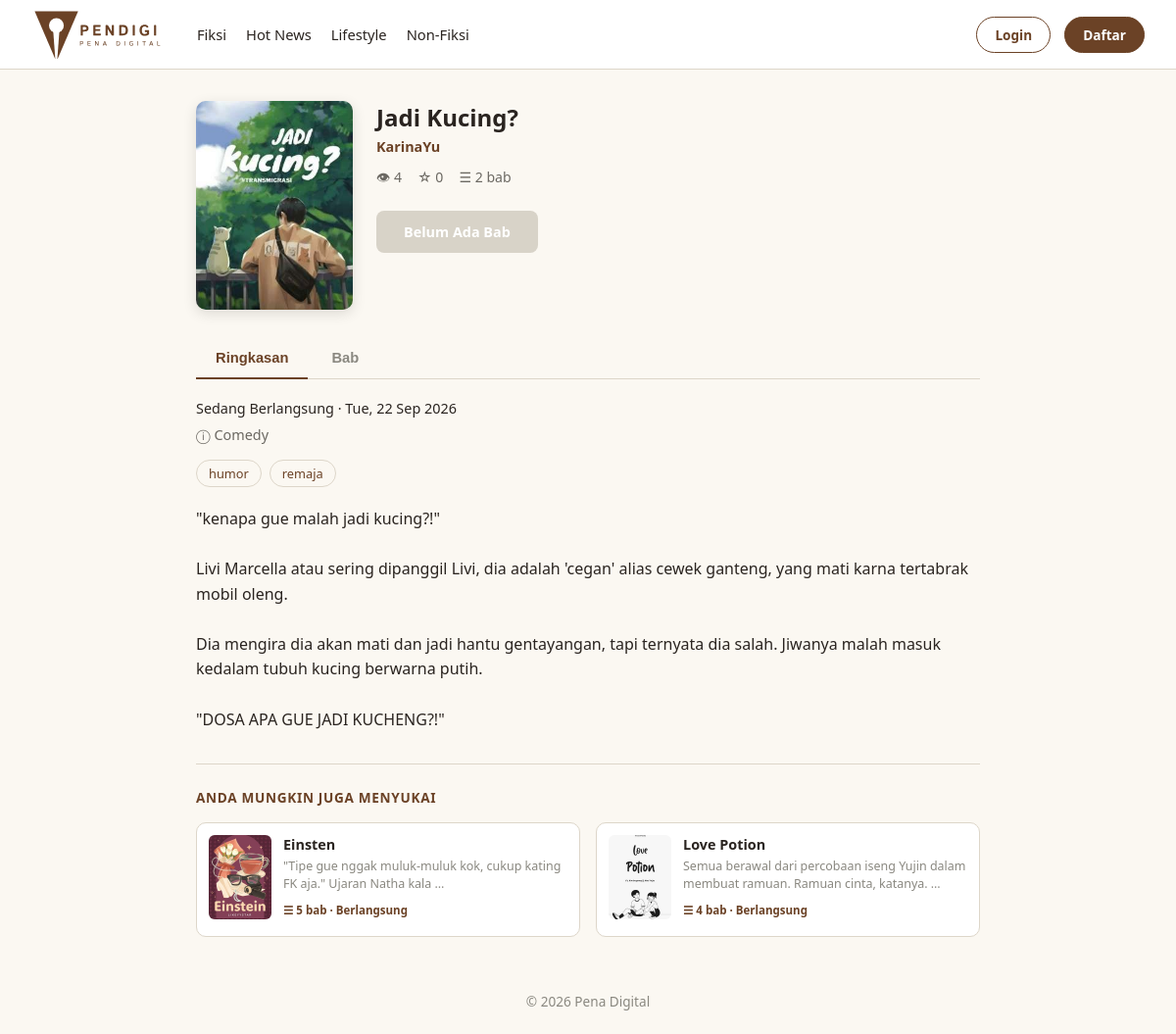
Page /fiksi/3/ on the committed database.
### articles/models.py (models this page shows, shortened)
class Categories(models.Model):
    name = models.CharField(max_length=50, unique=True)
    class Meta:
        verbose_name_plural = "Categories"

### fiction/models.py (models this page shows, shortened)
class Stories(models.Model):
    author = models.ForeignKey(
        Users, on_delete=models.CASCADE,
        limit_choices_to={'status_kontributor': StatusKontributor.APPROVED},
        related_name='stories'
    )
    title = models.CharField(max_length=150)
    cover = models.ImageField(upload_to='stories/covers/', null=True, blank=True)
    description = models.TextField()
    genre = models.CharField(max_length=20, choices=GenreFiksi.choices)
    tags = models.CharField(max_length=200, blank=True, help_text="Pisahkan tag dengan spasi")
    target_pembaca = models.CharField(max_length=20, choices=TargetPembaca.choices, default=TargetPembaca.UMUM)
    status = models.CharField(max_length=20, choices=StatusStory.choices, default=StatusStory.PENDING)
    is_completed = models.BooleanField(default=False)
    views_count = models.PositiveIntegerField(default=0)
    created_at = models.DateTimeField(auto_now_add=True)
    published_at = models.DateTimeField(null=True, blank=True)
    class Meta:
        ordering = ['-created_at']
        verbose_name_plural = "Stories"
    def total_chapters(self):
        return self.chapters.count()
    def total_favorites(self):
        return self.favorited_by.count()
    def tag_list(self):
        return self.tags.split() if self.tags else []
    def get_similar_stories(self, limit=4):
        current_tags = set(self.tag_list())
        others = Stories.objects.filter(status=StatusStory.APPROVED).exclude(pk=self.pk)
        scored = []
        for other in others:
            other_tags = set(other.tag_list())
            shared_tags = len(current_tags & other_tags)
            same_genre = 1 if other.genre == self.genre else 0
            if shared_tags == 0 and not same_genre:
                continue
            scored.append((shared_tags, same_genre, other.views_count, other))
        scored.sort(key=lambda x: (x[0], x[1], x[2]), reverse=True)
        return [item[3] for item in scored[:limit]]

### accounts/models.py (models this page shows, shortened)
class Users(AbstractUser):
    role = models.CharField(
        max_length=20,
        choices=Role.choices,
        default=Role.PEMBACA
    )
    status_kontributor = models.CharField(
        max_length=20,
        choices=StatusKontributor.choices,
        default=StatusKontributor.NONE
    )
    profile_picture = models.ImageField(upload_to='profile_pictures/', null=True, blank=True)
    bio = models.CharField(max_length=150, blank=True)

### fiction/views.py (the view)
# urls.py: path('<int:pk>/', views.story_detail, name='story_detail'),
def story_detail(request, pk):
    story = get_object_or_404(Stories, pk=pk, status=StatusStory.APPROVED)
    Stories.objects.filter(pk=pk).update(views_count=F('views_count') + 1)
    story.refresh_from_db(fields=['views_count'])
    chapters = story.chapters.filter(
        status=StatusChapter.APPROVED
    ).order_by('chapter_number')
    similar_stories = story.get_similar_stories()
    is_favorited = False
    if request.user.is_authenticated:
        is_favorited = FavoriteStories.objects.filter(user=request.user, story=story).exists()
    return render(request, 'fiction/story_detail.html', {
        'story': story,
        'chapters': chapters,
        'is_favorited': is_favorited,
        'similar_stories': similar_stories,
    })

### articles/context_processor.py (called while the page is built)
def navbar_categories(request):
    return {
        'navbar_categories': Categories.objects.all().order_by('name')
    }

### fiction/context_processors.py (called while the page is built)
def fiction_navigation(request):
    all_tags_raw = (
        Stories.objects
        .filter(status=StatusStory.APPROVED)
        .exclude(tags='')
        .values_list('tags', flat=True)
    )
    unique_tags = set()
    for tag_string in all_tags_raw:
        for tag in tag_string.split():
            tag = tag.strip().lower()
            if tag:
                unique_tags.add(tag)
    return {
        'fiction_tags': sorted(unique_tags),
    }

### fiction/templates/fiction/story_detail.html (shortened to what this page needs)
{% extends 'fiction/fiction_base.html' %}
{% load static %}
{% block extra_css %}
<link rel="stylesheet" href="{% static 'css/table.css' %}">
<link rel="stylesheet" href="{% static 'css/story-detail.css' %}">
{% endblock %}
{% block fiction_content %}
<div class="story-hero">
    <div class="story-hero-cover">
        {% if story.cover %}
        <img src="{{ story.cover.url }}" alt="{{ story.title }}">
        {% else %}
        <div class="table-thumb-placeholder story-hero-placeholder">📖</div>
        {% endif %}
    </div>
    <div class="story-hero-info">
        <h1>{{ story.title }}</h1>
        <p class="story-hero-author">{{ story.author.username }}</p>
        <div class="story-hero-stats">
            <span>👁 {{ story.views_count }}</span>
            <span>☆ {{ story.total_favorites }}</span>
            <span>☰ {{ story.total_chapters }} bab</span>
        </div>
        <div class="story-hero-actions">
            {% if chapters.first %}
            <a href="{% url 'fiction:read_chapter' story.pk chapters.first.chapter_number %}"
                class="btn-primary story-read-btn">Mulai Membaca</a>
            {% else %}
            <span class="btn-primary story-read-btn story-read-disabled">Belum Ada Bab</span>
            {% endif %}
        </div>
    </div>
</div>
<div class="story-tabs">
    <button class="story-tab-btn active" data-tab="ringkasan">Ringkasan</button>
    <button class="story-tab-btn" data-tab="bab">Bab</button>
</div>
<div class="story-tab-content active" id="tab-ringkasan">
    <div class="story-info-line">
        <span>{% if story.is_completed %}Lengkap{% else %}Sedang Berlangsung{% endif %}</span> &middot;
        <span>{{ story.published_at|date:"D, d M Y" }}</span>
    </div>
    <div class="story-info-line story-info-genre">
        ⓘ {{ story.get_genre_display }}
    </div>
    {% if story.tag_list %}
    <div class="story-tags">
        {% for tag in story.tag_list %}
        <a href="{% url 'fiction:tag_stories' tag %}" class="tag-chip-link">{{ tag }}</a>
        {% endfor %}
    </div>
    {% endif %}
    <div class="story-description" id="storyDescription">
        <p id="descText" class="desc-collapsed">{{ story.description|linebreaksbr }}</p>
    </div>
    {% if similar_stories %}
    <div class="similar-stories-section">
        <h3 class="similar-title">Anda Mungkin Juga Menyukai</h3>
        <div class="similar-grid">
            {% for similar in similar_stories %}
            <a href="{% url 'fiction:story_detail' similar.pk %}" class="similar-card">
                <div class="similar-cover">
                    {% if similar.cover %}
                    <img src="{{ similar.cover.url }}" alt="{{ similar.title }}">
                    {% else %}
                    <div class="similar-cover-placeholder">📖</div>
                    {% endif %}
                </div>
                <div class="similar-info">
                    <strong>{{ similar.title }}</strong>
                    <p>{{ similar.description|truncatewords:12 }}</p>
                    <span class="similar-meta">☰ {{ similar.total_chapters }} bab &middot;
                        {% if similar.is_completed%}Lengkap{% else %}Berlangsung{% endif %}</span>
                </div>
            </a>
            {% endfor %}
        </div>
    </div>
    {% endif %}
</div>
{% endblock %}

### templates/app_base.html (shortened to what this page needs)
{% extends 'base.html' %}
{% load static %}
{% block body %}
<header class="navbar">
    <a
        href="{% url 'articles:article_list' %}"
        class="brand"
    >
        <img
            src="{% static 'images/pendigi-logo-tulisan.svg' %}"
            alt="Pena Digital"
            class="logo"
        >
    </a>
    <div
        class="navbar-collapse"
        id="navbarCollapse"
    >
        <nav class="nav-links">
            {% for cat in navbar_categories %}
                {% if cat.name|lower == 'fiksi' %}
                    <a href="{% url 'fiction:story_list' %}">
                        {{ cat.name }}
                    </a>
                {% else %}
                    <a
                        href="{% url 'articles:article_list' %}?kategori={{ cat.name|urlencode }}"
                    >
                        {{ cat.name }}
                    </a>
                {% endif %}
            {% endfor %}
        </nav>
        <div class="navbar-actions">
            {% if user.is_authenticated %}
                {% if user.status_kontributor == 'approved' and user.role != 'admin' %}
                    <div class="navbar-dropdown create-dropdown">
                        <button
                            type="button"
                            class="navbar-icon-button"
                            aria-label="Buat konten"
                            aria-expanded="false"
                        >
                            <span class="plus-icon">+</span>
                        </button>
                        <div class="navbar-dropdown-menu create-menu">
                            <div class="navbar-dropdown-title">
                                Buat Konten
                            </div>
                            <a href="{% url 'articles:upload_article' %}">
                                Artikel
                            </a>
                            <a href="{% url 'fiction:create_story' %}">
                                Fiksi
                            </a>
                        </div>
                    </div>
                {% endif %}
                <div class="navbar-dropdown profile-dropdown">
                    <button
                        type="button"
                        class="navbar-profile-button"
                        aria-label="Menu profil"
                        aria-expanded="false"
                    >
                        {% if user.profile_picture %}
                            <img
                                src="{{ user.profile_picture.url }}"
                                alt="{{ user.username }}"
                                class="navbar-profile-avatar"
                            >
                        {% else %}
                            <span class="navbar-profile-avatar navbar-profile-placeholder">
                                {{ user.username|first|upper }}
                            </span>
                        {% endif %}
                    </button>
                    <div class="navbar-dropdown-menu profile-menu">
                        <div class="navbar-dropdown-username">
                            {{ user.username }}
                        </div>
                        <a href="{% url 'profile' %}">
                            Lihat Profil
                        </a>
                        <a href="#">
                            Riwayat Bacaan
                        </a>
                        {% if user.role == 'admin' or user.is_superuser %}
                            <a href="{% url 'dashboard' %}">
                                Dashboard
                            </a>
                        {% elif user.status_kontributor == 'approved' %}
                            <a href="{% url 'author_dashboard' %}">
        Dashboard
    </a>
                        {% elif user.status_kontributor == 'pending' %}
                            <div class="navbar-dropdown-disabled">
                                Menunggu Verifikasi
                            </div>
                        {% else %}
                            <a href="{% url 'apply_contributor' %}">
                                Daftar menjadi penulis
                            </a>
                        {% endif %}
                        <form
                            action="{% url 'logout' %}"
                            method="post"
                        >
                            {% csrf_token %}
                            <button type="submit">
                                Logout
                            </button>
                        </form>
                    </div>
                </div>
            {% else %}
                <a
                    href="{% url 'login' %}"
                    class="btn-outline"
                >
                    Login
                </a>
                <a
                    href="{% url 'register' %}"
                    class="btn-solid"
                >
                    Daftar
                </a>
            {% endif %}
        </div>
    </div>
</header>
<main class="content">
    {% block content %}
    {% endblock %}
</main>
<footer class="footer">
    <p>
        &copy; {% now 'Y' %} Pena Digital
    </p>
</footer>
{% endblock %}

### static/css/base.css (style rules this page uses)
:root { --paper: #FBF8F2; --ink: #2F5D50; --ink-dark: #234840; --brown: #6B4226; --brown-dark: #54331d; --divider: #DDD6C9; --text: #2A2420; }
* { box-sizing: border-box; margin: 0; padding: 0; }
body { font-family: system-ui, -apple-system, sans-serif; background: var(--paper); color: var(--text); }
a { color: inherit; }
.content { max-width: 1000px; margin: 32px auto; padding: 0 16px; }
.footer { text-align: center; padding: 24px; color: #8a8880; font-size: 0.85rem; }
.btn-primary { padding: 12px 26px; border: none; border-radius: 8px; background: var(--brown); color: #fff; font-weight: 600; font-size: 0.9rem; cursor: pointer; transition: background .15s ease; }
.btn-outline { display: inline-block; padding: 8px 18px; border: 1.5px solid var(--brown); border-radius: 20px; color: var(--brown) !important; font-size: 0.85rem; font-weight: 600; text-decoration: none; transition: all .15s ease; }
.btn-solid { display: inline-block; padding: 8px 18px; background: var(--brown); border: 1.5px solid var(--brown); border-radius: 20px; color: #fff !important; font-size: 0.85rem; font-weight: 600; text-decoration: none; transition: background .15s ease; }
.navbar { position: relative; display: flex; align-items: center; width: 100%; padding: 10px 32px; background: #fff; border-bottom: 1px solid var(--divider); gap: 28px; z-index: 1000; }
.brand { display: flex; align-items: center; flex-shrink: 0; text-decoration: none; }
.logo { display: block; width: auto; height: 50px; }
.navbar-collapse { display: flex; align-items: center; justify-content: space-between; flex: 1; min-width: 0; gap: 24px; }
.nav-links { display: flex; align-items: center; gap: 20px; white-space: nowrap; }
.nav-links a { color: var(--text); font-size: 0.92rem; text-decoration: none; transition: color .15s ease; }
.navbar-actions { display: flex; align-items: center; gap: 14px; flex-shrink: 0; }

### rows in the picture
Categories: name "Fiksi"
Categories: name "Hot News"
Categories: name "Lifestyle"
Categories: name "Non-Fiksi"
Stories: cover (picture), title "Jadi Kucing?", author.username "KarinaYu", views_count "4", total_favorites "0", total_chapters "2", published_at "Tue, 22 Sep 2026", genre "Comedy", description "\"kenapa gue malah jadi kucing?!\" Livi Marcella atau sering dipanggil Livi, dia adalah 'cegan' alias cewek ganteng, yang mati karna tertabrak mobil oleng. Dia mengira dia akan mati dan jadi hantu gentayangan, tapi ternyata dia salah. Jiwanya malah masuk kedalam tubuh kucing berwarna putih. \"DOSA APA GUE JADI KUCHENG?!\""
Stories: cover (picture), title "Einsten", description "\"Tipe gue nggak muluk-muluk kok, cukup kating FK aja.\" Ujaran Natha kala …", total_chapters "5", is_completed "Berlangsung"
Stories: cover (picture), title "Love Potion", description "Semua berawal dari percobaan iseng Yujin dalam membuat ramuan. Ramuan cinta, katanya. …", total_chapters "4", is_completed "Berlangsung"

### other values in the picture
{{ tag }} "humor" "remaja"
